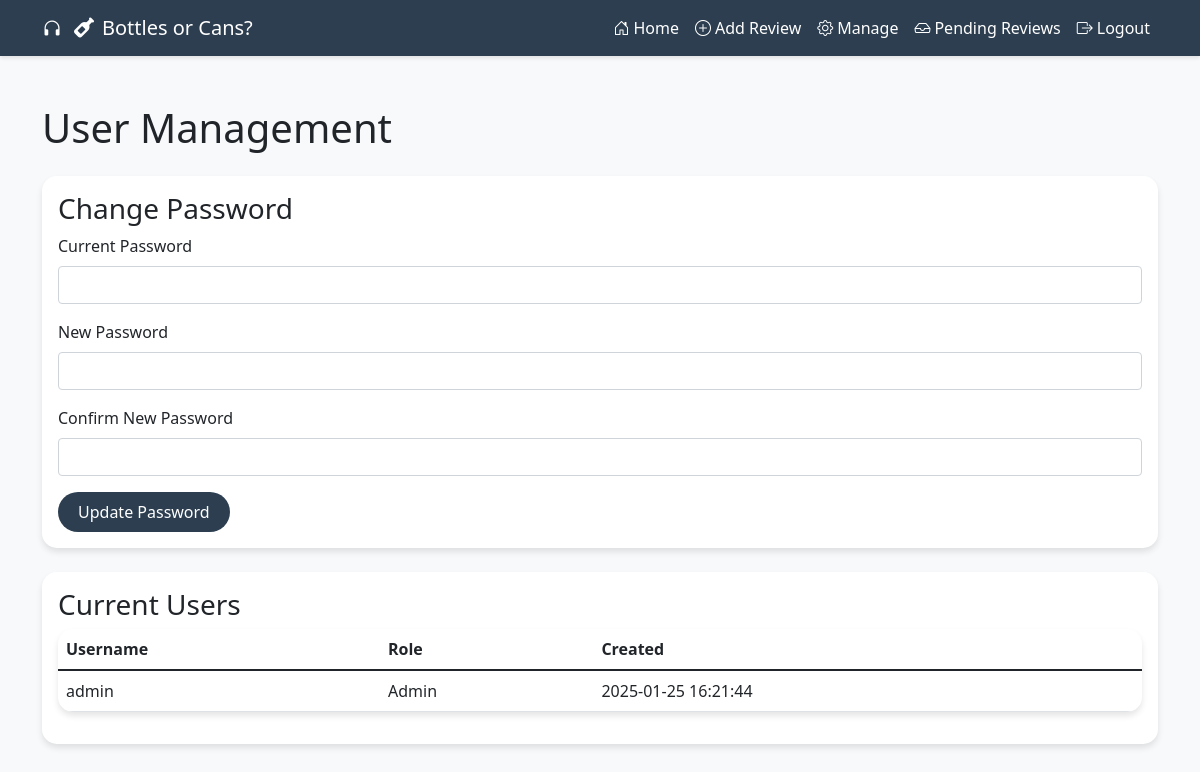
The app's page /admin/users (signed in) with its own data.
### app.py (models this page shows, shortened)
class User(db.Model):
    id = db.Column(db.Integer, primary_key=True)
    username = db.Column(db.String(80), unique=True, nullable=False)
    password_hash = db.Column(db.String(200), nullable=False)
    is_admin = db.Column(db.Boolean, default=False)
    created_at = db.Column(db.DateTime, default=datetime.utcnow)

### app.py (the view)
@app.route('/admin/users')
@login_required
def manage_users():
    users = User.query.all()
    return render_template('manage_users.html', users=users)

### app.py (called while the page is built)
def login_required(f):
    @wraps(f)
    def decorated_function(*args, **kwargs):
        if 'logged_in' not in session:
            flash('Please log in first.', 'warning')
            return redirect(url_for('admin_login'))
        return f(*args, **kwargs)
    return decorated_function

### templates/manage_users.html (shortened to what this page needs)
{% extends 'base.html' %}
{% block content %}
<div class="container mt-5">
    <h1 class="mb-4">User Management</h1>
    <div class="card mb-4">
        <div class="card-body">
            <h3>Change Password</h3>
            <form method="POST" action="{{ url_for('change_password') }}">
                <div class="mb-3">
                    <label for="current_password" class="form-label">Current Password</label>
                    <input type="password" class="form-control" id="current_password" name="current_password" required>
                </div>
                <div class="mb-3">
                    <label for="new_password" class="form-label">New Password</label>
                    <input type="password" class="form-control" id="new_password" name="new_password" required>
                </div>
                <div class="mb-3">
                    <label for="confirm_password" class="form-label">Confirm New Password</label>
                    <input type="password" class="form-control" id="confirm_password" name="confirm_password" required>
                </div>
                <button type="submit" class="btn btn-primary">Update Password</button>
            </form>
        </div>
    </div>
    <div class="card">
        <div class="card-body">
            <h3>Current Users</h3>
            <table class="table">
                <thead>
                    <tr>
                        <th>Username</th>
                        <th>Role</th>
                        <th>Created</th>
                    </tr>
                </thead>
                <tbody>
                    {% for user in users %}
                    <tr>
                        <td>{{ user.username }}</td>
                        <td>{% if user.is_admin %}Admin{% else %}User{% endif %}</td>
                        <td>{{ user.created_at.strftime('%Y-%m-%d %H:%M:%S') }}</td>
                    </tr>
                    {% endfor %}
                </tbody>
            </table>
        </div>
    </div>
</div>
{% endblock %}

### templates/base.html (style rules this page uses)
:root { --primary-color: #2c3e50; --secondary-color: #e74c3c; --background-color: #f8f9fa; }
body { background-color: var(--background-color); font-family: 'Segoe UI', Tahoma, Geneva, Verdana, sans-serif; }
.card { border: none; border-radius: 15px; box-shadow: 0 4px 6px rgba(0,0,0,.1); }
.btn { border-radius: 25px; padding: 8px 20px; transition: transform 0.3s ease, box-shadow 0.3s ease; position: relative; z-index: 1; }
.btn-primary { background-color: var(--primary-color); border: none; }
.table { background-color: white; border-radius: 15px; overflow: hidden; box-shadow: 0 4px 6px rgba(0,0,0,.1); }

### records on screen
User: username "admin", is_admin "Admin", created_at "2025-01-25 16:21:44"
